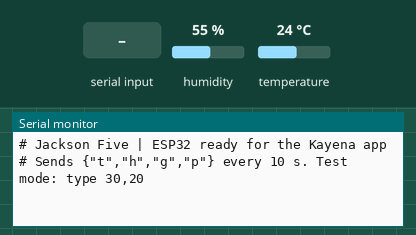
This sketch was run on a simulated ESP32. Shown: the last lines printed to the serial monitor. The test bench sets the inputs (shaded band); at power-on: humidity 55 %, temperature 24 °C.

Above: at 2.7 s.
2.8 s: "90,45\n" received over Serial
At 4.2 s:
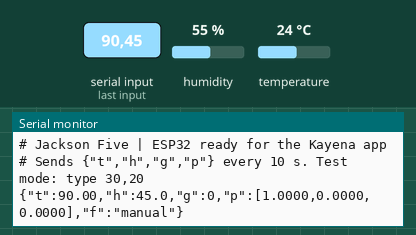
11.5 s: "1\n" received over Serial
At 12.1 s:
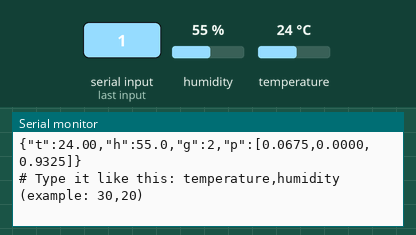

The sketch:

Jackson_App_ESP32.ino
```cpp
/*
  Jackson_App_ESP32.ino  |  Jackson Five - NASA Space Apps 2026
  USB firmware for the Kayena crop-rotation assistant (Kayena.exe).

  WHAT IT DOES
    1. Reads AIR temperature and humidity from a DHT11 sensor every 2 seconds.
    2. Every 10 seconds it sends ONE line over USB with the average of those reads:
         {"t":24.3,"h":31.0,"g":1,"p":[0.12,0.85,0.03]}
       t = temperature (°C), averaged over the last 10 s
       h = relative humidity (%), averaged over the last 10 s
       g = index of the most likely GMM group (season)
       p = probability of each GMM group, in the order defined in gmm_modelo.h
       An optional "f":"manual" field marks values typed in test mode.
    3. The GMM runs HERE, inside the ESP32 (TinyML), on the 30 s average.
       The app also collects 24 hours of readings and classifies the daily
       average, which is how the model learned from NASA POWER.

  SENSOR: DHT11
    Range 0-50 °C (±2 °C) and 20-90 % RH (±5 %), at most one read per second.
    It cannot measure below 0 °C, so it cannot report how hard a frost was.

  WIRING (same as Misael's sketch)
    DHT11 data -> GPIO 4, power -> 3.3 V, ground -> GND. Serial at 115200 baud.

  REQUIRED FILES (same folder as this sketch)
    gmm_modelo.h      model parameters generated by entrenar_gmm.py
    gmm_clasificar.h  gmm_clasificar(): GMM inference (Mahalanobis + softmax)

  LIBRARIES
    "DHT sensor library" (Adafruit).

  TEST MODE (no sensor)
    Set USAR_SENSOR to 0 and type "temperature,humidity" in the Serial Monitor
    (e.g. 30,20). WARNING: close the Serial Monitor before opening the app,
    because only one program can use the USB port at a time.

  Lines starting with "#" are messages for humans; the app ignores them.
*/

#include <DHT.h>
#include "gmm_clasificar.h"

// ========================= CONFIGURATION =========================
#define USAR_SENSOR 1          // 1 = real DHT11 | 0 = Serial test mode only
#define PIN_DHT     4          // GPIO connected to the DHT11 data pin
#define TIPO_DHT    DHT11      // sensor model used by the team
const unsigned long PERIODO_MS = 2000;   // time between reads (DHT11 allows 1 s; 2 s is safe)
const int LECTURAS_POR_ENVIO = 5;        // 5 reads x 2 s = one line every 10 s
const int N_PROMEDIO_GMM = 15;           // 15 reads x 2 s = 30 s average for the GMM
// =================================================================

DHT dht(PIN_DHT, TIPO_DHT);

// Ring buffer with the last 30 s of readings (input to the GMM)
float hist_t[N_PROMEDIO_GMM], hist_h[N_PROMEDIO_GMM];
int guardadas = 0, posicion = 0;         // how many are stored / next slot to write

// Running sums for the 10 s average that is sent to the app
float suma_t = 0, suma_h = 0;
int en_envio = 0;

unsigned long ultimo = 0;                // time of the last sensor read (ms)
int errores_seguidos = 0;                // consecutive failed sensor reads

// Classifies with the GMM and prints the JSON line over USB.
//   t, h    values to report (10 s average, or values typed in test mode)
//   fuente  nullptr for sensor data, or a tag such as "manual"
void mandarJSON(float t, float h, const char* fuente) {
  float prob[GMM_N_GRUPOS];
  // The GMM uses the 30 s average once we have it; until then, the reading itself.
  float tg = t, hg = h;
  if (guardadas >= N_PROMEDIO_GMM) {
    tg = 0; hg = 0;
    for (int i = 0; i < N_PROMEDIO_GMM; i++) { tg += hist_t[i]; hg += hist_h[i]; }
    tg /= N_PROMEDIO_GMM; hg /= N_PROMEDIO_GMM;
  }
  int g = gmm_clasificar(tg, hg, prob);   // TinyML inference on the ESP32

  Serial.printf("{\"t\":%.2f,\"h\":%.1f,\"g\":%d,\"p\":[", t, h, g);
  for (int i = 0; i < GMM_N_GRUPOS; i++) {
    Serial.printf(i ? ",%.4f" : "%.4f", prob[i]);
  }
  if (fuente) Serial.printf("],\"f\":\"%s\"}\n", fuente);
  else Serial.println("]}");
}

// Test mode: reads "temperature,humidity" typed in the Serial Monitor and
// sends it as a reading tagged "manual". Works even with the sensor enabled.
void revisarModoPrueba() {
  if (!Serial.available()) return;
  String linea = Serial.readStringUntil('\n');
  linea.trim();
  int coma = linea.indexOf(',');
  if (coma < 0) {
    Serial.println("# Type it like this: temperature,humidity   (example: 30,20)");
    return;
  }
  float t = linea.substring(0, coma).toFloat();
  float h = linea.substring(coma + 1).toFloat();
  mandarJSON(t, h, "manual");
}

void setup() {
  Serial.begin(115200);
  delay(1500);                 // give the USB serial port time to come up
  Serial.println("# Jackson Five | ESP32 ready for the Kayena app");
  Serial.println("# Sends {\"t\",\"h\",\"g\",\"p\"} every 10 s. Test mode: type 30,20");
#if USAR_SENSOR
  dht.begin();
#endif
}

void loop() {
  revisarModoPrueba();         // handle values typed in the Serial Monitor

#if USAR_SENSOR
  // Non-blocking timer: read the sensor every PERIODO_MS
  if (millis() - ultimo < PERIODO_MS) return;
  ultimo = millis();

  float t = dht.readTemperature();
  float h = dht.readHumidity();
  if (isnan(t) || isnan(h)) {
    // Failed read: report it (every 5th failure, to avoid flooding) and skip.
    // No value is ever made up.
    errores_seguidos++;
    if (errores_seguidos % 5 == 1) {
      Serial.println("# READ_ERROR from the DHT11 (check wiring: data to GPIO 4, 3.3 V and GND). No value is made up.");
    }
    return;
  }
  errores_seguidos = 0;

  // Store in the 30 s ring buffer used by the GMM
  hist_t[posicion] = t;
  hist_h[posicion] = h;
  posicion = (posicion + 1) % N_PROMEDIO_GMM;
  if (guardadas < N_PROMEDIO_GMM) guardadas++;

  // Accumulate the 10 s average and send it when complete
  suma_t += t; suma_h += h; en_envio++;
  if (en_envio >= LECTURAS_POR_ENVIO) {
    mandarJSON(suma_t / en_envio, suma_h / en_envio, nullptr);
    suma_t = 0; suma_h = 0; en_envio = 0;
  }
#endif
}
```

gmm_clasificar.h
```cpp
// gmm_clasificar.h  |  Jackson Five · NASA Space Apps 2026
// GMM inference (TinyML) and the 7-day Markov forecast for the ESP32.
//
// Kept in its own file so the exact same math can also be tested on a computer.
// No libraries needed: only multiplications and one exponential per group.
// The model parameters live in gmm_modelo.h (generated by entrenar_gmm.py).
#pragma once
#include <math.h>
#include "gmm_modelo.h"

// Classifies one reading with the Gaussian Mixture Model.
//   temperatura   air temperature (°C)
//   humedad       relative air humidity (%)
//   probabilidad  output: how likely each group is (0 to 1, they add up to 1)
// Returns the index of the most likely group (see GMM_NOMBRE in gmm_modelo.h).
//
// Math, per group g:
//   score[g] = log(weight) - 0.5*log(det(cov)) - log(2*pi)  - 0.5 * Mahalanobis distance
//            = GMM_CONSTANTE[g]                               - 0.5 * d' * inv(cov) * d
// then a softmax turns the scores into probabilities.
inline int gmm_clasificar(float temperatura, float humedad, float probabilidad[GMM_N_GRUPOS]) {
  float puntaje[GMM_N_GRUPOS];   // log-score of each group
  float mejor = -1e30f;          // best score so far
  int ganador = 0;               // index of the best group

  for (int g = 0; g < GMM_N_GRUPOS; g++) {
    // How far is the reading from the center of the group?
    float d0 = temperatura - GMM_CENTRO[g][0];
    float d1 = humedad - GMM_CENTRO[g][1];
    // "Hill-shaped" distance (Mahalanobis): [d0 d1] * inverse covariance * [d0 d1]
    // The 2x2 symmetric inverse is stored as {a, b, c} = [[a, b], [b, c]].
    float a = GMM_INV_COV[g][0], b = GMM_INV_COV[g][1], c = GMM_INV_COV[g][2];
    float distancia = a * d0 * d0 + 2.0f * b * d0 * d1 + c * d1 * d1;
    // The closer to the center, the higher the score
    puntaje[g] = GMM_CONSTANTE[g] - 0.5f * distancia;
    if (puntaje[g] > mejor) { mejor = puntaje[g]; ganador = g; }
  }

  // Turn scores into probabilities that add up to 1 (softmax).
  // Subtracting the best score first avoids overflow/underflow in expf().
  float suma = 0.0f;
  for (int g = 0; g < GMM_N_GRUPOS; g++) {
    probabilidad[g] = expf(puntaje[g] - mejor);
    suma += probabilidad[g];
  }
  for (int g = 0; g < GMM_N_GRUPOS; g++) probabilidad[g] /= suma;

  return ganador;
}

// MARKOV CHAIN: forecast GMM_DIAS_PRONOSTICO days ahead.
//   prob_hoy    how likely each group is TODAY (output of gmm_clasificar)
//   pronostico  output: how likely each group is IN 7 DAYS
// Math: forecast[later] = sum over i of ( prob_today[i] x MARKOV[i][later] )
// So if the GMM is undecided today, the forecast reflects that uncertainty too.
inline void markov_pronostico(const float prob_hoy[GMM_N_GRUPOS], float pronostico[GMM_N_GRUPOS]) {
  for (int despues = 0; despues < GMM_N_GRUPOS; despues++) {     // despues = group in 7 days
    pronostico[despues] = 0.0f;
    for (int hoy = 0; hoy < GMM_N_GRUPOS; hoy++) {               // hoy = group today
      pronostico[despues] += prob_hoy[hoy] * GMM_MARKOV[hoy][despues];
    }
  }
}
```

gmm_modelo.h
```cpp
// gmm_modelo.h  |  AUTO-GENERATED by entrenar_gmm.py. Do not edit the numbers by hand.
// Jackson Five · NASA Space Apps 2026
// Trained on NASA POWER daily data, 2016-2023, point 29.25, -107.41 (Namiquipa, Chihuahua)
// Chosen by BIC: 3 groups, 'full' covariance shape (BIC = 42900)
// Inputs: [0] air temperature (°C), [1] relative air humidity (%)
// Note: the comments in this copy were translated to English. If you retrain,
// entrenar_gmm.py writes a new file with Spanish comments; the numbers are what matter.
#pragma once

#define GMM_N_GRUPOS 3   // number of groups (weather types)

// Center (mean) of each group: {temperature, humidity}
const float GMM_CENTRO[GMM_N_GRUPOS][2] = {
  {11.018566f, 55.651077f},
  {13.681251f, 31.060082f},
  {21.460173f, 57.878033f}
};

// Inverse of each group's covariance matrix: {a, b, c} = [[a, b], [b, c]]
// (stored inverted because multiplying is cheaper than dividing on the ESP32)
const float GMM_INV_COV[GMM_N_GRUPOS][3] = {
  {0.03538273f, 0.00533322f, 0.00601083f},
  {0.04127044f, 0.01580674f, 0.02023600f},
  {0.64860968f, 0.10163864f, 0.02117561f}
};

// Constant term of each group: log(weight) - 0.5*log(det(cov)) - log(2*pi)
const float GMM_CONSTANTE[GMM_N_GRUPOS] = {
  -7.11111169f,
  -6.60487448f,
  -5.98602151f
};

// Names chosen by humans after checking rainfall and months (see Block 6 of entrenar_gmm.py).
// Kept in Spanish, without accents, because the Serial Monitor may show accents badly:
//   0 = Cold and humid (autumn-winter)
//   1 = Dry (dry season)
//   2 = Warm and humid (rainy season)
const char* const GMM_NOMBRE[GMM_N_GRUPOS] = {
  "Frio y humedo (otono-invierno)",
  "Seco (estiaje)",
  "Calido y humedo (temporada de lluvias)"
};

// Weekly Markov chain (see Block 8): [group today][group in 7 days] = probability.
// Measured directly from 7-day jumps in 2016-2023; each row adds up to 1.
const float GMM_MARKOV[GMM_N_GRUPOS][GMM_N_GRUPOS] = {
  {0.575442f, 0.388137f, 0.036420f},
  {0.290958f, 0.632945f, 0.076097f},
  {0.094787f, 0.047393f, 0.857820f}
};

#define GMM_DIAS_PRONOSTICO 7   // forecast horizon in days
```

Measured:
- after the input at 2.8 s, the serial monitor: prints a new line at once (image 1)
- after the input at 11.5 s, the serial monitor: prints a new line at once (image 2)
